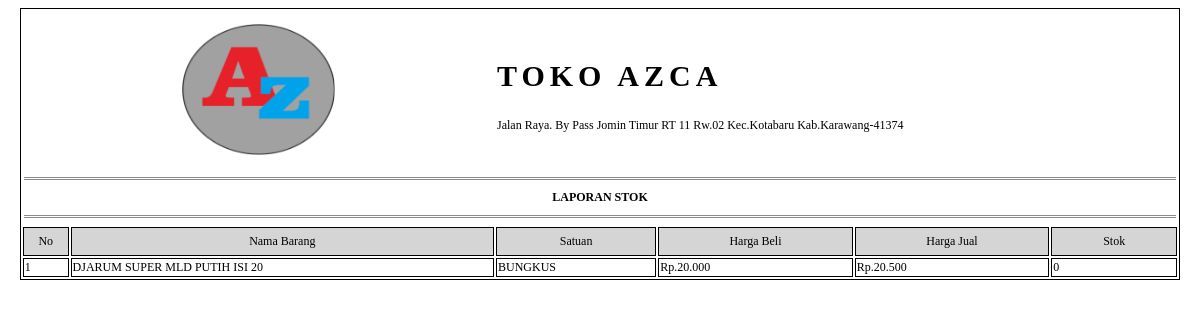
/pro_lap_barang.php?lpr_brg_id=3, run on the app's committed database.
### tables this page shows
CREATE TABLE `barang` (
  `brg_id` int(11) NOT NULL,
  `ktg_id` int(11) DEFAULT NULL,
  `stn_id` int(11) DEFAULT NULL,
  `brg_nama` varchar(60) DEFAULT NULL,
  `brg_harga_bl` double DEFAULT NULL,
  `brg_harga_jual` double DEFAULT NULL,
  `brg_stok` int(11) DEFAULT NULL,
  `brg_ket` varchar(250) DEFAULT NULL
);

CREATE TABLE `satuan` (
  `stn_id` int(11) NOT NULL,
  `stn_nama` varchar(30) DEFAULT NULL
);

### pro_lap_barang.php (the view, shortened to what this page needs)
<!DOCTYPE html PUBLIC "-//W3C//DTD XHTML 1.0 Strict//EN" "http://www.w3.org/TR/xhtml1/DTD/xhtml1-strict.dtd">
<html xmlns="http://www.w3.org/1999/xhtml" xml:lang="en">
<head>
</head>
<body>
	<?php
		@$lpr_ktg_id=$_GET['lpr_ktg_id'];
		@$lpr_brg_id=$_GET['lpr_brg_id'];
		if($lpr_brg_id!=""){
			$query=mysql_query("SELECT * FROM barang INNER JOIN satuan ON satuan.stn_id=barang.stn_id WHERE barang.brg_id='$lpr_brg_id'")or die(mysql_error());
		}elseif($lpr_ktg_id!=""){
			$query=mysql_query("SELECT * FROM barang
								INNER JOIN satuan ON satuan.stn_id=barang.stn_id
								INNER JOIN kategori ON kategori.ktg_id=barang.ktg_id
								WHERE barang.ktg_id='$lpr_ktg_id'")or die(mysql_error());
		}else{
			$query=mysql_query("SELECT * FROM barang INNER JOIN satuan ON satuan.stn_id=barang.stn_id")or die(mysql_error());
		}
	 ?>
	 <table width="98%" style="margin-left: 10px;font-size: 12px;margin-left: 1%" class="colom";>
		<tr>
			<td colspan="2"><p class="center"><img src="img/logo.png" height="131" width="153" align="center" /></p></td>
			<td colspan="4"><h2 class="padding" style="font-size: 30px !important;" ><strong>TOKO AZCA</strong></h2>
				<p>Jalan Raya. By Pass Jomin Timur RT 11 Rw.02 Kec.Kotabaru Kab.Karawang-41374</p>
			</td>
		</tr>
		<tr>
			<td colspan="6"> <hr class="garis" /></td>
		</tr>
		<tr>
			<td colspan="6" class="center"><b>LAPORAN STOK</b></td>
		</tr>
		<tr>
			<td colspan="6"> <hr class="garis" /></td>
		</tr>
	 	<tr>
	 		<td width="4%" height="25" class="center colom warna">No </td>
	 		<td width="37%" class="center colom warna">Nama Barang</td>
	 		<td width="14%" class="center colom warna">Satuan</td>
	 		<td width="17%" class="center colom warna">Harga Beli</td>
	 		<td width="17%" class="center colom warna">Harga Jual</td>
	 		<td width="11%" class="center colom warna">Stok</td>
	 	</tr>
	 	<?php
	 	$no=1;
	 		while($array=mysql_fetch_array($query)){
	 	?>
	 		<tr class="colom">
	 			<td class="colom"><?php echo $no; ?></td>
	 			<td class="colom"><?php echo $array['brg_nama']; ?></td>
	 			<td class="colom"><?php echo $array['stn_nama']; ?></td>
	 			<td class="colom"><?php echo "Rp.".number_format($array['brg_harga_bl'],0,',','.'); ?></td>
	 			<td class="colom"><?php echo "Rp.".number_format($array['brg_harga_jual'],0,',','.'); ?></td>
	 			<td class="colom"><?php echo $array['brg_stok']; ?></td>
	 		</tr>
	 	<?php
	 		$no++;
	 		}
	 	 ?>
	 </table>
</body>
</html>

### pro_lap_barang.php (style rules this page uses)
.colom { border: 1px solid black; }
.center { text-align: center; }
.garis { border:0px; border-top: 3px double #8c8c8c; }
.warna { background-color:#D6D5D5; }
.padding { letter-spacing: 5px; }

### data on the page
barang: brg_nama "DJARUM SUPER MLD PUTIH ISI 20", stn.stn_nama "BUNGKUS", brg_harga_bl "20.000", brg_harga_jual "20.500", brg_stok "0"
